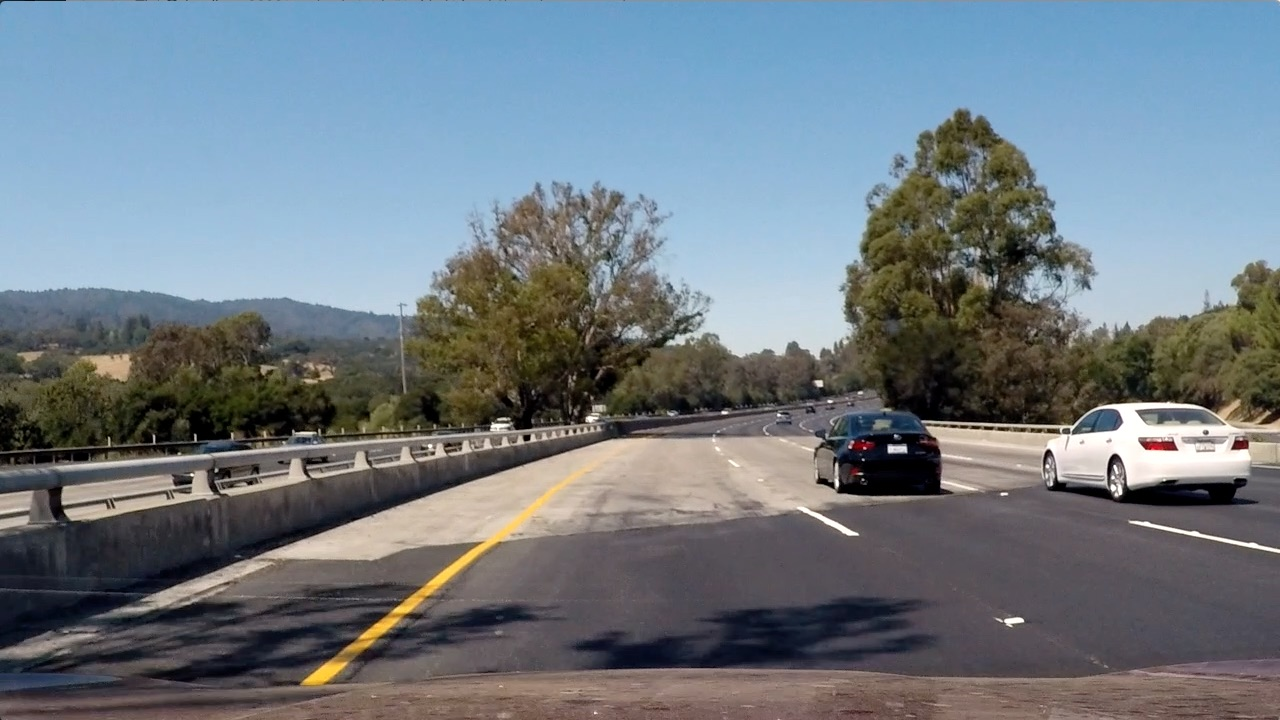
#> input picture Term1/Project5_Vehicle_Detection_and_Tracking_Project/test_image.jpg, 1280 x 720 px
$ python heatmap.py   (older library calls are emulated)
#> lines starting #> are read from the running program, lines starting #| are printed output that depends on the picture
import matplotlib.image as mpimg
import matplotlib.pyplot as plt
import numpy as np
import pickle
import cv2
from scipy.ndimage.measurements import label

# Read in a pickle file with bboxes saved
# Each item in the "all_bboxes" list will contain a
# list of boxes for one of the images shown above
box_list = pickle.load( open( "bbox_pickle.p", "rb" ))
#> (reads Term1/Project5_Vehicle_Detection_and_Tracking_Project/bbox_pickle.p from the repository)

# Read in image similar to one shown above
image = mpimg.imread('test_image.jpg')
#> image is the input picture: shape (720, 1280, 3); mean R, G, B 112.2, 122.7, 130.9
heat = np.zeros_like(image[:,:,0]).astype(np.float)

def add_heat(heatmap, bbox_list):
    # Iterate through list of bboxes
    for box in bbox_list:
        # Add += 1 for all pixels inside each bbox
        # Assuming each "box" takes the form ((x1, y1), (x2, y2))
        heatmap[box[0][1]:box[1][1], box[0][0]:box[1][0]] += 1
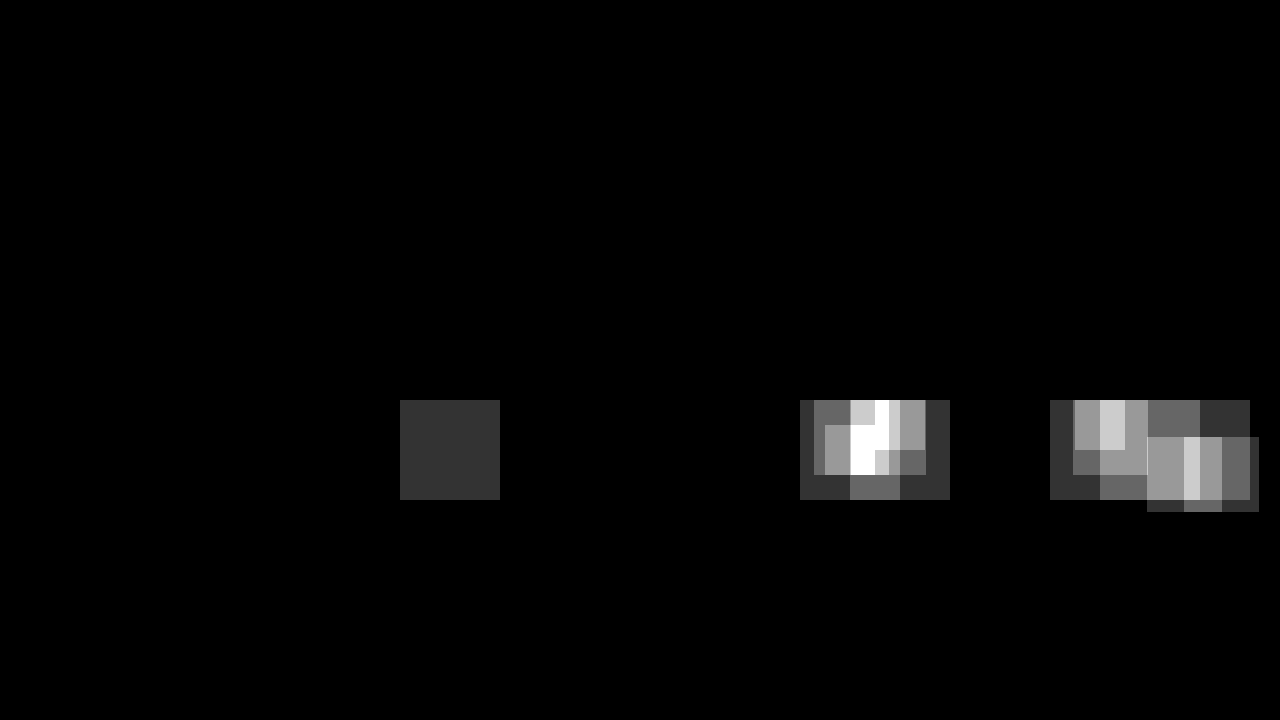
#> heatmap: shape (720, 1280) float64; min 0, max 5, mean 0.104; drawn with min black and max white

    # Return updated heatmap
    return heatmap# Iterate through list of bboxes

def apply_threshold(heatmap, threshold):
    # Zero out pixels below the threshold
    heatmap[heatmap <= threshold] = 0
    # Return thresholded map
    return heatmap

def draw_labeled_bboxes(img, labels):
    # Iterate through all detected cars
    for car_number in range(1, labels[1]+1):
        # Find pixels with each car_number label value
        nonzero = (labels[0] == car_number).nonzero()
        # Identify x and y values of those pixels
        nonzeroy = np.array(nonzero[0])
        nonzerox = np.array(nonzero[1])
        # Define a bounding box based on min/max x and y
        bbox = ((np.min(nonzerox), np.min(nonzeroy)), (np.max(nonzerox), np.max(nonzeroy)))
        # Draw the box on the image
        cv2.rectangle(img, bbox[0], bbox[1], (255,0,0), 6)
    # Return the image
    return img

# Add heat to each box in box list
heat = add_heat(heat,box_list)

# Apply threshold to help remove false positives
heat = apply_threshold(heat,5)

# Visualize the heatmap when displaying
heatmap = np.clip(heat, 0, 255)
#> heat: shape (720, 1280) float64; every value is 0

# Find final boxes from heatmap using label function
labels = label(heatmap)
draw_img = draw_labeled_bboxes(np.copy(image), labels)

fig = plt.figure()
plt.subplot(121)
plt.imshow(draw_img)
plt.title('Car Positions')
plt.subplot(122)
plt.imshow(heatmap, cmap='hot')
plt.title('Heat Map')
fig.tight_layout()
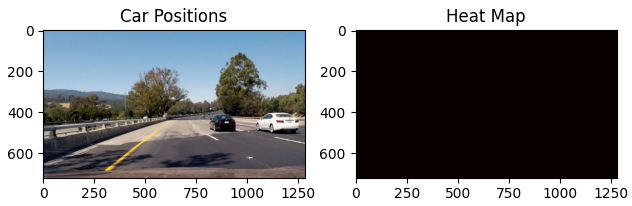
#> figure drawn by matplotlib, 2 panels
